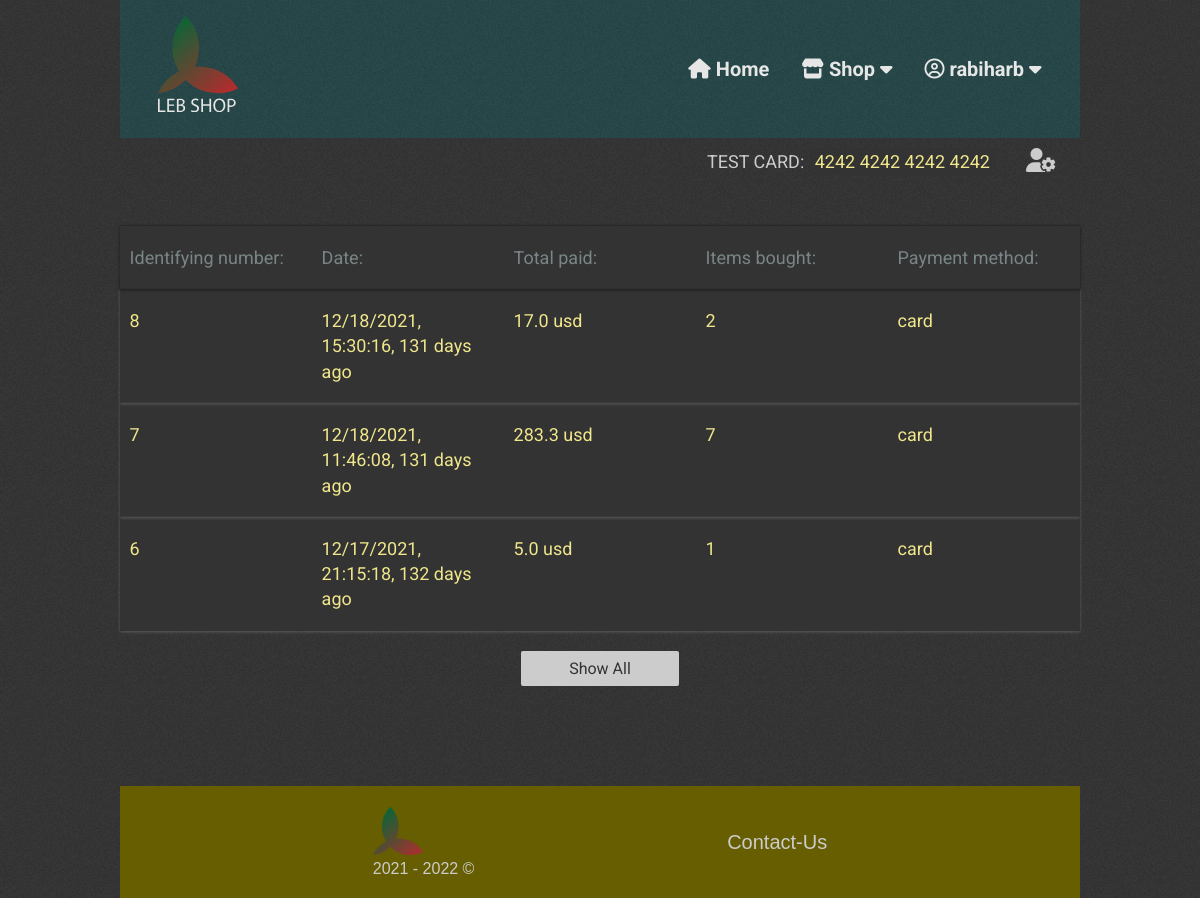
Page /user-profile (signed in) on the committed database.
### lebshop/db_models.py (models this page shows)
class User(UserMixin, db.Model):
    __tablename__ = "users"
    id = db.Column(db.Integer(), primary_key=True)
    user_name = db.Column(db.String(50), nullable=False, unique=True)
    email = db.Column(db.String(200), nullable=False, unique=True)
    password = db.Column(db.String(1000), nullable=False)

class CheckOutSessionData(db.Model):
    __tablename__ = "checkout_session_data"
    id = db.Column(db.Integer(), primary_key=True)
    user_id = db.Column(db.Integer(), db.ForeignKey("users.id"))
    total_amount = db.Column(db.String(20), nullable=False)
    currency = db.Column(db.String(8), nullable=False)
    session_date = db.Column(db.String(30), nullable=False)
    items_count = db.Column(db.String(9999), nullable=False)
    payment_method = db.Column(db.String(20), nullable=False)

### lebshop/routes.py (the view, shortened to what this page needs)
@app.route("/user-profile")
def user_profile():
    user_sessions = CheckOutSessionData.query.filter_by(
        user_id=current_user.id).all()
    user_sessions = user_sessions[::-1]
    date_diffs = {}
    for session in user_sessions:
        d1 = datetime.strptime(session.session_date, "%m/%d/%Y, %H:%M:%S")
        d2 = datetime.strptime(datetime.now().strftime(
            "%m/%d/%Y, %H:%M:%S"), "%m/%d/%Y, %H:%M:%S")
        time_diff = abs((d2 - d1).days)
        if time_diff <= 1:
            time_uom = "day"
        else:
            time_uom = "days"
        date_diffs[session.id] = {"time_diff": time_diff, "time_uom": time_uom}
    return render_template("user_profile.html", user_sessions=user_sessions, date_diffs=date_diffs)

### lebshop/routes.py (called while the page is built)
@ login_manager.user_loader
def load_user(user_id):
    return User.query.get(user_id)

### lebshop/templates/user_profile.html (shortened to what this page needs)
<!DOCTYPE html>
<html lang="en">
  <head>
    {% include "head_data.html" %}
    <link
      rel="stylesheet"
      href="{{ url_for('static', filename='css/user_profile.css')}}"
    />
  </head>
  <body>
    {% include "nav_bar.html" %}
    <section id="userDashboard">
      <div class="dashboard-icon-cont">
        <p
          style="color: #ccc; margin-right: 20px"
          title="use this card number on checkout, double-click to copy."
        >
          TEST CARD:
          <button
            class="card-number-span focus-text"
            style="
              cursor: pointer;
              border: none;
              outline: none;
              background-color: #333;
              position: relative;
              display: inline-block;
            "
            ondblclick="alertCopy(this)"
          >
            4242 4242 4242 4242
          </button>
        </p>
        <i class="fas fa-user-cog" title="account settings"></i>
      </div>
    </section>
    <section id="userInfo">
      <div class="user-sessions-cont">
        <div class="user-session-item flex-cont user-session-header">
          <p class="id-text flex-item">Identifying number:</p>
          <p class="date-text flex-item">Date:</p>
          <p class="total-text flex-item">Total paid:</p>
          <p class="number-items-text flex-item">Items bought:</p>
          <p class="payment-method-text flex-item">Payment method:</p>
        </div>
        {% for session in user_sessions[:3]: %}
        <div class="user-session-item flex-cont">
          <p class="id-text flex-item">
            <span class="focus-text">{{ session.id }}</span>
          </p>
          <p class="date-text flex-item">
            <span class="focus-text"
              >{{ session.session_date}}, {{ date_diffs[session.id]["time_diff"]
              }} {{ date_diffs[session.id]["time_uom"] }} ago</span
            >
          </p>
          <p class="total-text flex-item">
            <span class="focus-text"
              >{{ session.total_amount }} {{ session.currency }}</span
            >
          </p>
          <p class="number-items-text flex-item">
            <span class="focus-text">{{ session.items_count }}</span>
          </p>
          <p class="payment-method-text flex-item">
            <span class="focus-text">{{ session.payment_method }}</span>
          </p>
        </div>
        {% endfor %}
      </div>
    </section>
    {% if user_sessions[3:]: %}
    <button type="button" id="sellAllBtn" onclick="displaySeeAll(this)">
      Show All
    </button>
    {% endif %} {% include "footer.html" %}
  </body>
</html>

### lebshop/templates/nav_bar.html (shortened to what this page needs)
<div class="nav-logo-wrapper">
  <div class="nav-logo-cont cont">
    <div class="logo-cont">
      <a href="{{ url_for('home')}}" class="logo-link">
      </a>
    </div>
    <div class="nav-cont">
      <nav class="nav off">
        <div class="nav-items-cont off">
          <a href="{{ url_for('home')}}" class="nav-link home">
            <i class="fas fa-home"></i> Home
          </a>
          <div class="link-sub-menu shop">
            <a class="nav-link shop">
              <i class="fas fa-store"></i> Shop
              <i class="fas fa-caret-down"></i>
            </a>
          </div>
          {% if not current_user.is_authenticated %}
          <a href="{{ url_for('login')}}" class="nav-link sign-in"
            ><i class="fas fa-sign-in-alt"></i> SignIn</a
          >
          <a href="{{ url_for('signup')}}" class="nav-link sign-up"
            ><i class="fas fa-user-plus"></i> SignUp</a
          >
          {% else %}
          <div class="link-sub-menu user">
            <a class="nav-link user">
              <i class="far fa-user-circle"></i> {{ current_user.user_name }}
              <i class="fas fa-caret-down"></i>
            </a>
          </div>
          {% endif %}
        </div>
      </nav>
    </div>
  </div>
</div>

### lebshop/static/css/nav_bar_style.css (style rules this page uses)
.nav-logo-wrapper { background: url(../img/bg-texture.png), hsl(var(--nav-footer-bg)); padding-block: 1rem; }
.nav-logo-cont { display: flex; justify-content: space-between; align-items: center; }
.logo-link { display: block; width: min(10vw, 80px); aspect-ratio: 1; font-size: var(--fs-md); }
.nav-link { font-weight: 700; width: 100%; text-align: center; }
.link-sub-menu { display: flex; width: 100%; flex-direction: column; gap: 0.5rem; }
.fa-caret-down { transition: transform 100ms ease-in; }
.nav.off { position: relative; background-color: transparent; }
.nav { position: fixed; z-index: 99; inset: 0; background-color: hsla(var(--black), 0.25); }
.nav-items-cont.off { transform: translateX(100%); }
.nav-items-cont { z-index: 99; transition: transform 250ms ease-in-out; position: fixed; transform: none; inset: 0 0 0 40%; overflow: auto; background: hsl(var(--dark-teal)); display: flex; flex-direction: column; align-items: center; padding: 10vh 0; gap: 2em; }
@media (min-width: 769px) { .logo-cont { flex-basis: 25%; } }
@media (min-width: 769px) { .nav-cont { padding-block: 2em; flex-basis: 60%; justify-content: flex-end; } }
@media (min-width: 769px) { .nav, .nav.off { position: relative; background-color: transparent; } }
@media (min-width: 769px) { .nav-items-cont, .nav-items-cont.off { position: relative; width: 100%; justify-content: flex-end; gap: 2em; background-color: transparent; inset: unset; padding: 0; overflow: visible; flex-direction: row; transform: none; } }
@media (min-width: 769px) { .nav-link { width: unset; } }
@media (min-width: 769px) { .link-sub-menu { --bottom-space: 20px; width: unset; text-align: center; position: relative; display: inline-block; } }
@media (min-width: 769px) { .link-sub-menu::after { content: ""; position: absolute; top: 100%; right: 0; width: 100%; height: var(--bottom-space); cursor: pointer; background-color: transparent; } }

### lebshop/static/css/user_profile.css (style rules this page uses)
body { background-color: #333; width: 80%; margin: 0 auto; }
#userInfo { margin-top: 50px; }
.user-sessions-cont { color: #ccc; background-color: #333; }
.card-number-span { user-select: none; }
.focus-text { color: khaki; }
.user-session-item { display: flex; flex-wrap: nowrap; box-shadow: 0 1px 3px rgba(255, 255, 255, 0.2); justify-content: space-around; padding: 1.2rem 0; overflow: hidden; }
.user-session-header { background: url(../img/wtfff.png); box-shadow: inset 0 -1px 0 rgba(0, 0, 0, 0.2), 0 1px 3px rgba(0, 0, 0, 0.5), inset 0 1px 0 rgba(0, 0, 0, 0.2); }
.flex-item { flex-basis: 18%; overflow-x: auto; }
.dashboard-icon-cont { display: flex; justify-content: flex-end; margin-top: 10px; padding: 0 1.5rem; }
.dashboard-icon-cont > i { color: #ccc; font-size: 1.5rem; cursor: pointer; margin-left: 10px; }
#sellAllBtn { transition: 200ms; z-index: 1; color: #333; background-color: #ccc; border-radius: 2px; padding: 0.5rem 3rem; border: none; outline: none; display: block; margin: 20px auto 0; }

### rows in the picture
User: user_name "rabiharb"
CheckOutSessionData: id "8", session_date "12/18/2021, 15:30:16", id "131", id "days", total_amount "17.0", currency "usd", items_count "2", payment_method "card"
CheckOutSessionData: id "7", session_date "12/18/2021, 11:46:08", id "131", id "days", total_amount "283.3", currency "usd", items_count "7", payment_method "card"
CheckOutSessionData: id "6", session_date "12/17/2021, 21:15:18", id "132", id "days", total_amount "5.0", currency "usd", items_count "1", payment_method "card"
